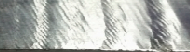
#> input picture snapshot7.png, 190 x 52 px
$ python showpic.py
#> lines starting #> are read from the running program, lines starting #| are printed output that depends on the picture
import cv2
img = cv2.imread("snapshot7.png")
#> img is the input picture: shape (52, 190, 3); mean B, G, R 176.5, 181.3, 178.6

ret,pic = cv2.threshold(img,235,255,cv2.THRESH_BINARY)
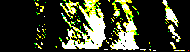
#> pic: shape (52, 190, 3); mean B, G, R 42.5, 62.6, 58.5

cv2.imshow("pic",pic)
cv2.imwrite("pic.png",pic)
cv2.waitKey(0)
